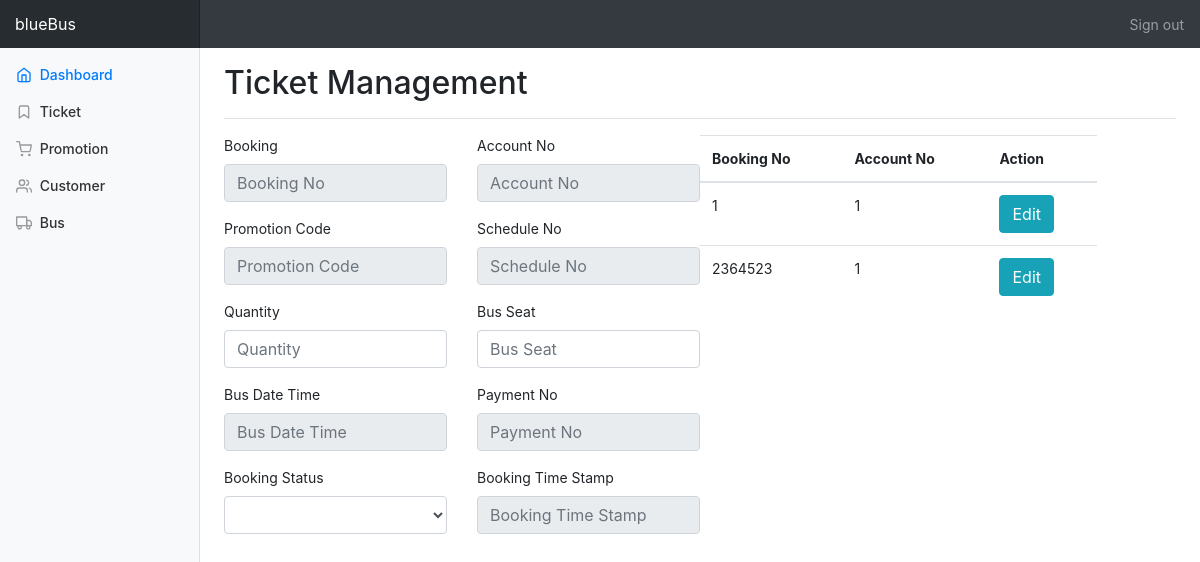
The page /AdminPage/manageBooking.php (signed in) on the database its author committed.
### tables this page shows
CREATE TABLE booking (
  BookingNo varchar(50) NOT NULL PRIMARY KEY,
  AccountNo int NOT NULL,
  PromoCode varchar(50) NULL,
  ScheduleNo varchar(50) NOT NULL,
  Quantity int NOT NULL DEFAULT 1,
  BusSeat int NOT NULL,
  BusDateTime datetime NOT NULL,
  PaymentNo int NOT NULL,
  BookingStatus varchar(50) NOT NULL DEFAULT 'Completed',
  FOREIGN KEY (AccountNo) REFERENCES account(AccountNo),
  FOREIGN KEY (PromoCode) REFERENCES promo_code(PromoCode),
  FOREIGN KEY (ScheduleNo) REFERENCES bus_schedule(ScheduleNo),
  FOREIGN KEY (PaymentNo) REFERENCES payment(PaymentNo),
  BookingTimestamp timestamp NOT NULL DEFAULT current_timestamp() ON UPDATE current_timestamp()
);

### AdminPage/functionBooking.php (called while the page is built, shortened)
<?php
    $bkNo = '';
    $acctNo ='';
    $prCode ='';
    $scNo ='';
    $quant ='';
    $buSeat ='';
    $buDtime ='';
    $boStatus ='';
    $boTstamp ='';
    $paym ='';
?>

### AdminPage/manageBooking.php (the view, shortened to what this page needs)
<!doctype html>
<html lang="en">
  <head>
    <link rel="stylesheet" href="https://maxcdn.bootstrapcdn.com/bootstrap/4.0.0/css/bootstrap.min.css">
    <link href="../css/dashboard.css" rel="stylesheet">
  </head>
  <body>
    <nav class="navbar navbar-dark sticky-top bg-dark flex-md-nowrap p-0">
      <a class="navbar-brand col-sm-3 col-md-2 mr-0" href="#">blueBus</a>
      <ul class="navbar-nav px-3">
        <li class="nav-item text-nowrap">
          <a class="nav-link" href="../logout.php">Sign out</a>
        </li>
      </ul>
    </nav>
    <div class="container-fluid">
      <div class="row">
      <nav class="col-md-2 d-none d-md-block bg-light sidebar">
          <div class="sidebar-sticky">
            <ul class="nav flex-column">
                <li class="nav-item">
                  <a class="nav-link active" href="admin.php">
                    <span data-feather="home"></span>
                    Dashboard <span class="sr-only"></span>
                  </a>
                </li>
                <li class="nav-item">
                  <a class="nav-link" href="manageBooking.php">
                    <span data-feather="bookmark"></span>
                    Ticket
                  </a>
                </li>
                <li class="nav-item">
                  <a class="nav-link" href="managePromo.php">
                    <span data-feather="shopping-cart">(current)</span>
                    Promotion
                  </a>
                </li>
                <li class="nav-item">
                  <a class="nav-link" href="manageUser.php">
                    <span data-feather="users"></span>
                    Customer
                  </a>
                </li>
                <li class="nav-item">
                  <a class="nav-link" href="manageBus.php">
                    <span data-feather="truck"></span>
                    Bus
                  </a>
                </li>
              </ul>
          </div>
        </nav>
        <main role="main" class="col-md-9 ml-sm-auto col-lg-10 pt-3 px-4">
          <div class="d-flex justify-content-between flex-wrap flex-md-nowrap align-items-center pb-2 mb-3 border-bottom">
            <h1 class="h2">Ticket Management</h1>
          </div>
          <?php require_once 'functionBooking.php'; ?>
          <div class = "container">
            <div class="row">
              <div class ="col-sm-6">
                <div class="row justify-content">
                  <form name="ticketForm" action = "functionBooking.php" onsubmit="return manageTicketValidation()" method="POST">
                      <div class="row">
                        <div class="form-group col-sm-6">
                            <label>Booking</label>
                            <input type="text" name="bookNo" class="form-control" value ="<?php echo $bkNo; ?>" placeholder="Booking No" readonly>
                        </div>
                        <div class="form-group col-sm-6">
                            <label>Account No</label>
                            <input type="text" name="accNo" class="form-control" value ="<?php echo $acctNo; ?>" placeholder="Account No" readonly>
                        </div>
                      </div>
                      <div class="row">
                        <div class="form-group col-sm-6">
                            <label>Promotion Code</label>
                            <input type="text" name="proCode" class="form-control" value ="<?php echo $prCode; ?>" placeholder="Promotion Code" readonly>
                        </div>
                        <div class="form-group col-sm-6">
                            <label>Schedule No</label>
                            <input type="text" name="sNo" class="form-control" value ="<?php echo $scNo; ?>" placeholder="Schedule No" readonly>
                        </div>
                      </div>
                      <div class="row">
                        <div class="form-group col-sm-6">
                            <label>Quantity</label>
                            <input type="text" name="quan" class="form-control" value ="<?php echo $quant; ?>" placeholder="Quantity">
                        </div>
                        <div class="form-group col-sm-6">
                            <label>Bus Seat</label>
                            <input type="text" name="bSeat" class="form-control" value ="<?php echo $buSeat; ?>" placeholder="Bus Seat">
                        </div>
                      </div>
                      <div class="row">
                        <div class="form-group col-sm-6">
                            <label>Bus Date Time</label>
                            <input type="text" name="bDtime" class="form-control" value ="<?php echo $buDtime; ?>" placeholder="Bus Date Time" readonly>
                        </div>
                        <div class="form-group col-sm-6">
                            <label>Payment No</label>
                            <input type="text" name="pa" class="form-control" value ="<?php echo $paym; ?>" placeholder="Payment No" readonly>
                        </div>
                      </div>
                      <div class="row">
                        <div class="form-group col-sm-6">
                            <label>Booking Status</label>
                            <select name="bStatus" class="form-control" >
                                  <option  value ="<?php echo $boStatus; ?>"><?php echo $boStatus; ?></option>
                                  <option  value ="Cancelled">Cancelled</option>
                            </select>
                        </div>
                        <div class="form-group col-sm-6">
                            <label>Booking Time Stamp </label>
                            <input type="text" name="bTstamp" class="form-control" value ="<?php echo $boTstamp; ?>" placeholder="Booking Time Stamp" readonly>
                        </div>
                      </div>
                  </form>
                </div>
              </div>
              <div class = "col-sm-5">
                <?php
                    include("../db.php");
                    $result = $con->query("SELECT * FROM booking") or die($con->error());
                ?>
                <div class="row justify-content-center">
                    <table id="showtable" class="table">
                      <thead>
                        <tr>
                            <th>Booking No </th>
                            <th>Account No</th>
                            <th colspan="2">Action</th>
                        </tr>
                      </thead>
                      <?php
                          while ($row = $result->fetch_assoc()): ?>
                          <tr>
                              <td><?php echo $row['BookingNo'] ?></td>
                              <td><?php echo $row['AccountNo'] ?></td>
                              <td>
                                <a href="manageBooking.php? edit=<?php echo $row['BookingNo']; ?>"
                                  class="btn btn-info">Edit</a>
                              </td>
                          </tr>
                      <?php endwhile; ?>
                    </table>
                </div>
              </div>
            </div>
          </div>
        </main>
      </div>
    </div>
  </body>
</html>

### css/dashboard.css (style rules this page uses)
body { font-size: .875rem; }
.feather { width: 16px; height: 16px; vertical-align: text-bottom; }
.sidebar { position: fixed; top: 0; bottom: 0; left: 0; z-index: 100; padding: 0; box-shadow: inset -1px 0 0 rgba(0, 0, 0, .1); }
.sidebar-sticky { position: -webkit-sticky; position: sticky; top: 48px; height: calc(100vh - 48px); padding-top: .5rem; overflow-x: hidden; overflow-y: auto; }
.sidebar .nav-link { font-weight: 500; color: #333; }
.sidebar .nav-link .feather { margin-right: 4px; color: #999; }
.sidebar .nav-link.active { color: #007bff; }
.sidebar .nav-link:hover .feather, .sidebar .nav-link.active .feather { color: inherit; }
.navbar-brand { padding-top: .75rem; padding-bottom: .75rem; font-size: 1rem; background-color: rgba(0, 0, 0, .25); box-shadow: inset -1px 0 0 rgba(0, 0, 0, .25); }
.border-bottom { border-bottom: 1px solid #e5e5e5; }

### rows shown on the page
booking: BookingNo "1", AccountNo "1"
booking: BookingNo "2364523", AccountNo "1"
